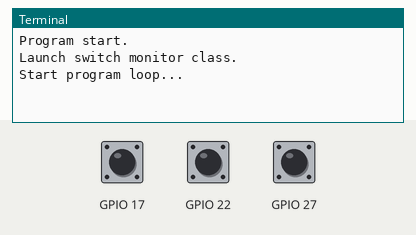
This program was run on a simulated Raspberry Pi (BCM pin numbers). Shown: the last lines printed to the terminal. Inputs (shaded band) come from the test bench; at power-on: GPIO 17 HIGH, GPIO 27 HIGH, GPIO 22 HIGH.

Above: at 1.2 s.
1.3 s: GPIO 17 pulled LOW for 0.15 s
At 1.7 s:
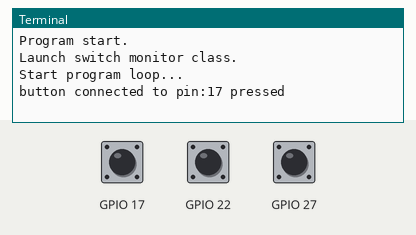
2.9 s: GPIO 27 pulled LOW for 0.15 s
At 4.1 s:
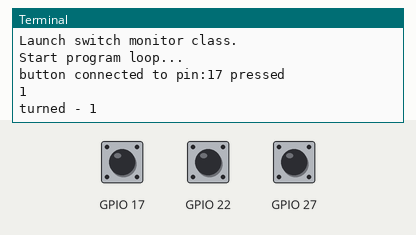

Measured:
- after the input at 1.3 s, the terminal: prints a new line at once (image 1)
- after the input at 2.9 s, the terminal: prints a new line at once (image 2)

The program:

KY040.py
```python
"""
KY040 Python Class
Martin O'Hanlon
stuffaboutcode.com


Additional code added by Conrad Storz 2015 and 2016
"""

import RPi.GPIO as GPIO
from time import sleep


class KY040:

    CLOCKWISE = 0
    ANTICLOCKWISE = 1
    DEBOUNCE = 12

    def __init__(self, clockPin, dataPin, switchPin, rotaryCallback, switchCallback):
        #persist values
        self.clockPin = clockPin
        self.dataPin = dataPin
        self.switchPin = switchPin
        self.rotaryCallback = rotaryCallback
        self.switchCallback = switchCallback

        #setup pins
        GPIO.setup(clockPin, GPIO.IN, pull_up_down=GPIO.PUD_UP)
        GPIO.setup(dataPin, GPIO.IN, pull_up_down=GPIO.PUD_UP)
        GPIO.setup(switchPin, GPIO.IN, pull_up_down=GPIO.PUD_UP)

    def start(self):
        GPIO.add_event_detect(self.clockPin, GPIO.FALLING, callback=self._clockCallback, bouncetime=self.DEBOUNCE)
        GPIO.add_event_detect(self.switchPin, GPIO.FALLING, callback=self.switchCallback, bouncetime=self.DEBOUNCE)

    def stop(self):
        GPIO.remove_event_detect(self.clockPin)
        GPIO.remove_event_detect(self.switchPin)

    def _clockCallback(self, pin):
        print GPIO.input(self.dataPin)
        if GPIO.input(self.clockPin) == 0:
            self.rotaryCallback(GPIO.input(self.dataPin))
        """
            data = GPIO.input(self.dataPin)
            if data == 1:
                self.rotaryCallback(self.ANTICLOCKWISE)
            else:
                self.rotaryCallback(self.CLOCKWISE)

        self.rotaryCallback(GPIO.input(self.dataPin))
        """

    def _switchCallback(self, pin):
        """
        if GPIO.input(self.switchPin) == 0:
            self.switchCallback()
        """
        self.switchCallback()

#test
if __name__ == "__main__":

    print 'Program start.'

    CLOCKPIN = 27
    DATAPIN = 22
    SWITCHPIN = 17

    def rotaryChange(direction):
        print "turned - " + str(direction)
    def switchPressed(pin):
        print "button connected to pin:{} pressed".format(pin)

    GPIO.setmode(GPIO.BCM)
    ky040 = KY040(CLOCKPIN, DATAPIN, SWITCHPIN, rotaryChange, switchPressed)

    print 'Launch switch monitor class.'

    ky040.start()
    print 'Start program loop...'
    try:
        while True:
            sleep(10)
            print 'Ten seconds...'
    finally:
        print 'Stopping GPIO monitoring...'
        ky040.stop()
        GPIO.cleanup()
        print 'Program ended.'
```
